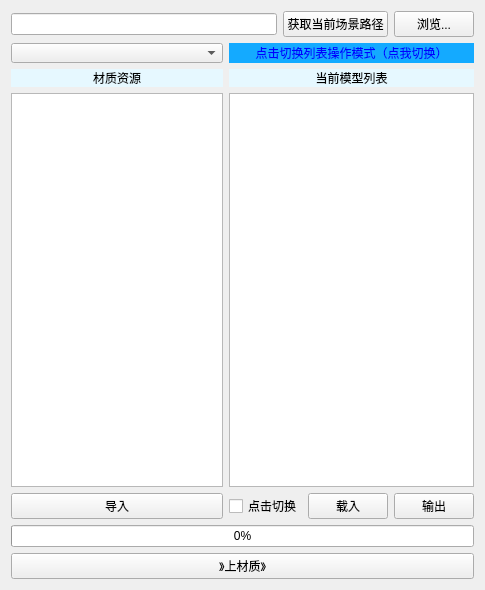
<?xml version="1.0" encoding="UTF-8"?>
<ui version="4.0">
 <class>Material_Form</class>
 <widget class="QWidget" name="Material_Form">
  <property name="geometry">
   <rect>
    <x>0</x>
    <y>0</y>
    <width>485</width>
    <height>590</height>
   </rect>
  </property>
  <property name="windowTitle">
   <string>Material_Tool</string>
  </property>
  <layout class="QGridLayout" name="gridLayout">
   <item row="0" column="0">
    <layout class="QVBoxLayout" name="verticalLayout">
     <item>
      <layout class="QHBoxLayout" name="horizontalLayout_2">
       <item>
        <widget class="QLineEdit" name="SGJson_lineEdit"/>
       </item>
       <item>
        <widget class="QPushButton" name="getCurrentPath_pushButton">
         <property name="text">
          <string>获取当前场景路径</string>
         </property>
        </widget>
       </item>
       <item>
        <widget class="QPushButton" name="selectFileDir_pushButton">
         <property name="text">
          <string>浏览...</string>
         </property>
        </widget>
       </item>
      </layout>
     </item>
     <item>
      <layout class="QHBoxLayout" name="horizontalLayout">
       <item>
        <layout class="QVBoxLayout" name="verticalLayout_2">
         <item>
          <layout class="QGridLayout" name="gridLayout_2">
           <item row="0" column="0">
            <widget class="QComboBox" name="SGJson_comboBox">
             <property name="maximumSize">
              <size>
               <width>16777215</width>
               <height>20</height>
              </size>
             </property>
             <property name="iconSize">
              <size>
               <width>16</width>
               <height>20</height>
              </size>
             </property>
            </widget>
           </item>
           <item row="2" column="1">
            <spacer name="horizontalSpacer_3">
             <property name="orientation">
              <enum>Qt::Horizontal</enum>
             </property>
             <property name="sizeHint" stdset="0">
              <size>
               <width>40</width>
               <height>15</height>
              </size>
             </property>
            </spacer>
           </item>
           <item row="3" column="2">
            <layout class="QHBoxLayout" name="horizontalLayout_4">
             <item>
              <widget class="QCheckBox" name="method_checkBox">
               <property name="text">
                <string>点击切换</string>
               </property>
              </widget>
             </item>
             <item>
              <widget class="QPushButton" name="LoadMesh_pushButton">
               <property name="text">
                <string>载入</string>
               </property>
              </widget>
             </item>
             <item>
              <widget class="QPushButton" name="outPut_pushButton">
               <property name="text">
                <string>输出</string>
               </property>
              </widget>
             </item>
            </layout>
           </item>
           <item row="3" column="0">
            <widget class="QPushButton" name="LoadJson_pushButton">
             <property name="text">
              <string>导入</string>
             </property>
            </widget>
           </item>
           <item row="1" column="0">
            <widget class="QLabel" name="matJson_label">
             <property name="styleSheet">
              <string notr="true">background-color: rgb(230, 248, 255);
color: rgb(0, 0, 0);</string>
             </property>
             <property name="text">
              <string>材质资源</string>
             </property>
             <property name="alignment">
              <set>Qt::AlignCenter</set>
             </property>
            </widget>
           </item>
           <item row="1" column="2">
            <widget class="QLabel" name="modelList_label">
             <property name="styleSheet">
              <string notr="true">background-color: rgb(230, 248, 255);
color: rgb(0, 0, 0);</string>
             </property>
             <property name="text">
              <string>当前模型列表</string>
             </property>
             <property name="alignment">
              <set>Qt::AlignCenter</set>
             </property>
            </widget>
           </item>
           <item row="2" column="0">
            <widget class="QListWidget" name="mat_listWidget"/>
           </item>
           <item row="2" column="2">
            <widget class="QListWidget" name="currentModelList_listWidget"/>
           </item>
           <item row="0" column="2">
            <widget class="QLabel" name="changeEditType_label">
             <property name="styleSheet">
              <string notr="true">background-color: rgb(20, 170, 255);
color: rgb(0, 0, 255);
</string>
             </property>
             <property name="text">
              <string>点击切换列表操作模式（点我切换）</string>
             </property>
             <property name="alignment">
              <set>Qt::AlignCenter</set>
             </property>
            </widget>
           </item>
          </layout>
         </item>
        </layout>
       </item>
      </layout>
     </item>
     <item>
      <widget class="QProgressBar" name="MatReplace_progressBar">
       <property name="value">
        <number>0</number>
       </property>
       <property name="alignment">
        <set>Qt::AlignCenter</set>
       </property>
      </widget>
     </item>
    </layout>
   </item>
   <item row="1" column="0">
    <layout class="QHBoxLayout" name="horizontalLayout_5">
     <item>
      <widget class="QPushButton" name="MatReplace_pushButton">
       <property name="text">
        <string>》上材质》</string>
       </property>
      </widget>
     </item>
    </layout>
   </item>
  </layout>
 </widget>
 <resources/>
 <connections/>
</ui>
